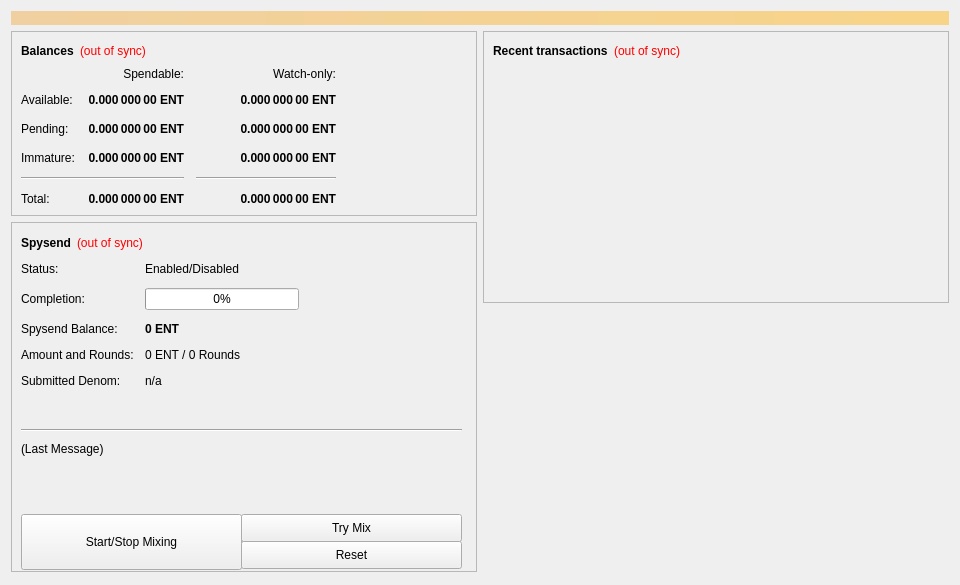
<?xml version="1.0" encoding="UTF-8"?>
<ui version="4.0">
 <class>OverviewPage</class>
 <widget class="QWidget" name="OverviewPage">
  <property name="geometry">
   <rect>
    <x>0</x>
    <y>0</y>
    <width>960</width>
    <height>585</height>
   </rect>
  </property>
  <property name="minimumSize">
   <size>
    <width>960</width>
    <height>0</height>
   </size>
  </property>
  <property name="windowTitle">
   <string>Form</string>
  </property>
  <layout class="QVBoxLayout" name="topLayout">
   <item>
    <widget class="QLabel" name="labelAlerts">
     <property name="visible">
      <bool>false</bool>
     </property>
     <property name="styleSheet">
      <string notr="true">background-color: qlineargradient(x1: 0, y1: 0, x2: 1, y2: 0, stop:0 #F0D0A0, stop:1 #F8D488); color:#000000;</string>
     </property>
     <property name="wordWrap">
      <bool>true</bool>
     </property>
     <property name="margin">
      <number>3</number>
     </property>
    </widget>
   </item>
   <item>
    <layout class="QHBoxLayout" name="horizontalLayout" stretch="1,1">
     <item>
      <layout class="QVBoxLayout" name="verticalLayout_2">
       <item>
        <widget class="QFrame" name="frame">
         <property name="frameShape">
          <enum>QFrame::StyledPanel</enum>
         </property>
         <property name="frameShadow">
          <enum>QFrame::Raised</enum>
         </property>
         <layout class="QVBoxLayout" name="verticalLayout_4">
          <item>
           <layout class="QHBoxLayout" name="horizontalLayout_4">
            <item>
             <widget class="QLabel" name="label_5">
              <property name="font">
               <font>
                <weight>75</weight>
                <bold>true</bold>
               </font>
              </property>
              <property name="text">
               <string>Balances</string>
              </property>
             </widget>
            </item>
            <item>
             <widget class="QLabel" name="labelWalletStatus">
              <property name="cursor">
               <cursorShape>WhatsThisCursor</cursorShape>
              </property>
              <property name="toolTip">
               <string>The displayed information may be out of date. Your wallet automatically synchronizes with the Eternity network after a connection is established, but this process has not completed yet.</string>
              </property>
              <property name="styleSheet">
               <string notr="true">QLabel { color: red; }</string>
              </property>
              <property name="text">
               <string notr="true">(out of sync)</string>
              </property>
              <property name="alignment">
               <set>Qt::AlignLeading|Qt::AlignLeft|Qt::AlignVCenter</set>
              </property>
             </widget>
            </item>
            <item>
             <spacer name="horizontalSpacer_3">
              <property name="orientation">
               <enum>Qt::Horizontal</enum>
              </property>
              <property name="sizeHint" stdset="0">
               <size>
                <width>40</width>
                <height>20</height>
               </size>
              </property>
             </spacer>
            </item>
           </layout>
          </item>
          <item>
           <layout class="QGridLayout" name="gridLayout">
            <property name="spacing">
             <number>12</number>
            </property>
            <item row="2" column="2">
             <widget class="QLabel" name="labelWatchPending">
              <property name="font">
               <font>
                <weight>75</weight>
                <bold>true</bold>
               </font>
              </property>
              <property name="cursor">
               <cursorShape>IBeamCursor</cursorShape>
              </property>
              <property name="toolTip">
               <string>Unconfirmed transactions to watch-only addresses</string>
              </property>
              <property name="text">
               <string notr="true">0.000 000 00 ENT</string>
              </property>
              <property name="alignment">
               <set>Qt::AlignRight|Qt::AlignTrailing|Qt::AlignVCenter</set>
              </property>
              <property name="textInteractionFlags">
               <set>Qt::LinksAccessibleByMouse|Qt::TextSelectableByKeyboard|Qt::TextSelectableByMouse</set>
              </property>
             </widget>
            </item>
            <item row="2" column="1">
             <widget class="QLabel" name="labelUnconfirmed">
              <property name="font">
               <font>
                <weight>75</weight>
                <bold>true</bold>
               </font>
              </property>
              <property name="cursor">
               <cursorShape>IBeamCursor</cursorShape>
              </property>
              <property name="toolTip">
               <string>Total of transactions that have yet to be confirmed, and do not yet count toward the spendable balance</string>
              </property>
              <property name="text">
               <string notr="true">0.000 000 00 ENT</string>
              </property>
              <property name="alignment">
               <set>Qt::AlignRight|Qt::AlignTrailing|Qt::AlignVCenter</set>
              </property>
              <property name="textInteractionFlags">
               <set>Qt::LinksAccessibleByMouse|Qt::TextSelectableByKeyboard|Qt::TextSelectableByMouse</set>
              </property>
             </widget>
            </item>
            <item row="3" column="2">
             <widget class="QLabel" name="labelWatchImmature">
              <property name="font">
               <font>
                <weight>75</weight>
                <bold>true</bold>
               </font>
              </property>
              <property name="cursor">
               <cursorShape>IBeamCursor</cursorShape>
              </property>
              <property name="toolTip">
               <string>Mined balance in watch-only addresses that has not yet matured</string>
              </property>
              <property name="text">
               <string notr="true">0.000 000 00 ENT</string>
              </property>
              <property name="alignment">
               <set>Qt::AlignRight|Qt::AlignTrailing|Qt::AlignVCenter</set>
              </property>
              <property name="textInteractionFlags">
               <set>Qt::LinksAccessibleByMouse|Qt::TextSelectableByKeyboard|Qt::TextSelectableByMouse</set>
              </property>
             </widget>
            </item>
            <item row="4" column="0" colspan="2">
             <widget class="Line" name="lineSpendableBalance">
              <property name="orientation">
               <enum>Qt::Horizontal</enum>
              </property>
             </widget>
            </item>
            <item row="4" column="2">
             <widget class="Line" name="lineWatchBalance">
              <property name="sizePolicy">
               <sizepolicy hsizetype="Preferred" vsizetype="Fixed">
                <horstretch>0</horstretch>
                <verstretch>0</verstretch>
               </sizepolicy>
              </property>
              <property name="minimumSize">
               <size>
                <width>140</width>
                <height>0</height>
               </size>
              </property>
              <property name="orientation">
               <enum>Qt::Horizontal</enum>
              </property>
             </widget>
            </item>
            <item row="5" column="0">
             <widget class="QLabel" name="labelTotalText">
              <property name="text">
               <string>Total:</string>
              </property>
             </widget>
            </item>
            <item row="3" column="1">
             <widget class="QLabel" name="labelImmature">
              <property name="font">
               <font>
                <weight>75</weight>
                <bold>true</bold>
               </font>
              </property>
              <property name="cursor">
               <cursorShape>IBeamCursor</cursorShape>
              </property>
              <property name="toolTip">
               <string>Mined balance that has not yet matured</string>
              </property>
              <property name="text">
               <string notr="true">0.000 000 00 ENT</string>
              </property>
              <property name="alignment">
               <set>Qt::AlignRight|Qt::AlignTrailing|Qt::AlignVCenter</set>
              </property>
              <property name="textInteractionFlags">
               <set>Qt::LinksAccessibleByMouse|Qt::TextSelectableByKeyboard|Qt::TextSelectableByMouse</set>
              </property>
             </widget>
            </item>
            <item row="2" column="3">
             <spacer name="horizontalSpacer_2">
              <property name="orientation">
               <enum>Qt::Horizontal</enum>
              </property>
              <property name="sizeHint" stdset="0">
               <size>
                <width>40</width>
                <height>20</height>
               </size>
              </property>
             </spacer>
            </item>
            <item row="3" column="0">
             <widget class="QLabel" name="labelImmatureText">
              <property name="text">
               <string>Immature:</string>
              </property>
             </widget>
            </item>
            <item row="5" column="1">
             <widget class="QLabel" name="labelTotal">
              <property name="font">
               <font>
                <weight>75</weight>
                <bold>true</bold>
               </font>
              </property>
              <property name="cursor">
               <cursorShape>IBeamCursor</cursorShape>
              </property>
              <property name="toolTip">
               <string>Your current total balance</string>
              </property>
              <property name="text">
               <string notr="true">0.000 000 00 ENT</string>
              </property>
              <property name="alignment">
               <set>Qt::AlignRight|Qt::AlignTrailing|Qt::AlignVCenter</set>
              </property>
              <property name="textInteractionFlags">
               <set>Qt::LinksAccessibleByMouse|Qt::TextSelectableByKeyboard|Qt::TextSelectableByMouse</set>
              </property>
             </widget>
            </item>
            <item row="5" column="2">
             <widget class="QLabel" name="labelWatchTotal">
              <property name="font">
               <font>
                <weight>75</weight>
                <bold>true</bold>
               </font>
              </property>
              <property name="cursor">
               <cursorShape>IBeamCursor</cursorShape>
              </property>
              <property name="toolTip">
               <string>Current total balance in watch-only addresses</string>
              </property>
              <property name="text">
               <string notr="true">0.000 000 00 ENT</string>
              </property>
              <property name="alignment">
               <set>Qt::AlignRight|Qt::AlignTrailing|Qt::AlignVCenter</set>
              </property>
              <property name="textInteractionFlags">
               <set>Qt::LinksAccessibleByMouse|Qt::TextSelectableByKeyboard|Qt::TextSelectableByMouse</set>
              </property>
             </widget>
            </item>
            <item row="0" column="2">
             <widget class="QLabel" name="labelWatchonly">
              <property name="text">
               <string>Watch-only:</string>
              </property>
              <property name="alignment">
               <set>Qt::AlignRight|Qt::AlignTrailing|Qt::AlignVCenter</set>
              </property>
             </widget>
            </item>
            <item row="1" column="0">
             <widget class="QLabel" name="labelBalanceText">
              <property name="text">
               <string>Available:</string>
              </property>
             </widget>
            </item>
            <item row="1" column="1">
             <widget class="QLabel" name="labelBalance">
              <property name="font">
               <font>
                <weight>75</weight>
                <bold>true</bold>
               </font>
              </property>
              <property name="cursor">
               <cursorShape>IBeamCursor</cursorShape>
              </property>
              <property name="toolTip">
               <string>Your current spendable balance</string>
              </property>
              <property name="text">
               <string notr="true">0.000 000 00 ENT</string>
              </property>
              <property name="alignment">
               <set>Qt::AlignRight|Qt::AlignTrailing|Qt::AlignVCenter</set>
              </property>
              <property name="textInteractionFlags">
               <set>Qt::LinksAccessibleByMouse|Qt::TextSelectableByKeyboard|Qt::TextSelectableByMouse</set>
              </property>
             </widget>
            </item>
            <item row="1" column="2">
             <widget class="QLabel" name="labelWatchAvailable">
              <property name="font">
               <font>
                <weight>75</weight>
                <bold>true</bold>
               </font>
              </property>
              <property name="cursor">
               <cursorShape>IBeamCursor</cursorShape>
              </property>
              <property name="toolTip">
               <string>Your current balance in watch-only addresses</string>
              </property>
              <property name="text">
               <string notr="true">0.000 000 00 ENT</string>
              </property>
              <property name="alignment">
               <set>Qt::AlignRight|Qt::AlignTrailing|Qt::AlignVCenter</set>
              </property>
              <property name="textInteractionFlags">
               <set>Qt::LinksAccessibleByMouse|Qt::TextSelectableByKeyboard|Qt::TextSelectableByMouse</set>
              </property>
             </widget>
            </item>
            <item row="2" column="0">
             <widget class="QLabel" name="labelPendingText">
              <property name="text">
               <string>Pending:</string>
              </property>
             </widget>
            </item>
            <item row="0" column="1">
             <widget class="QLabel" name="labelSpendable">
              <property name="text">
               <string>Spendable:</string>
              </property>
              <property name="alignment">
               <set>Qt::AlignRight|Qt::AlignTrailing|Qt::AlignVCenter</set>
              </property>
             </widget>
            </item>
           </layout>
          </item>
         </layout>
        </widget>
       </item>
       <item>
        <widget class="QFrame" name="frameSpysend">
         <property name="minimumSize">
          <size>
           <width>0</width>
           <height>350</height>
          </size>
         </property>
         <property name="layoutDirection">
          <enum>Qt::LeftToRight</enum>
         </property>
         <property name="frameShape">
          <enum>QFrame::StyledPanel</enum>
         </property>
         <property name="frameShadow">
          <enum>QFrame::Raised</enum>
         </property>
         <widget class="QWidget" name="formLayoutWidget">
          <property name="geometry">
           <rect>
            <x>10</x>
            <y>40</y>
            <width>451</width>
            <height>161</height>
           </rect>
          </property>
          <layout class="QFormLayout" name="formLayout">
           <property name="fieldGrowthPolicy">
            <enum>QFormLayout::AllNonFixedFieldsGrow</enum>
           </property>
           <property name="horizontalSpacing">
            <number>11</number>
           </property>
           <property name="verticalSpacing">
            <number>12</number>
           </property>
           <item row="0" column="0">
            <widget class="QLabel" name="label_6">
             <property name="text">
              <string>Status:</string>
             </property>
            </widget>
           </item>
           <item row="1" column="0">
            <widget class="QLabel" name="label_7">
             <property name="text">
              <string>Completion:</string>
             </property>
            </widget>
           </item>
           <item row="1" column="1">
            <widget class="QProgressBar" name="spysendProgress">
             <property name="maximumSize">
              <size>
               <width>154</width>
               <height>16777215</height>
              </size>
             </property>
             <property name="value">
              <number>0</number>
             </property>
            </widget>
           </item>
           <item row="2" column="0">
            <widget class="QLabel" name="labelAnonymizedText">
             <property name="text">
              <string>Spysend Balance:</string>
             </property>
            </widget>
           </item>
           <item row="2" column="1">
            <widget class="QLabel" name="labelAnonymized">
             <property name="font">
              <font>
               <weight>75</weight>
               <bold>true</bold>
              </font>
             </property>
             <property name="text">
              <string notr="true">0 ENT</string>
             </property>
            </widget>
           </item>
           <item row="3" column="0">
            <widget class="QLabel" name="label_8">
             <property name="text">
              <string>Amount and Rounds:</string>
             </property>
            </widget>
           </item>
           <item row="3" column="1">
            <widget class="QLabel" name="labelAmountRounds">
             <property name="text">
              <string>0 ENT / 0 Rounds</string>
             </property>
            </widget>
           </item>
           <item row="4" column="0">
            <widget class="QLabel" name="label_9">
             <property name="text">
              <string>Submitted Denom:</string>
             </property>
            </widget>
           </item>
           <item row="4" column="1">
            <widget class="QLabel" name="labelSubmittedDenom">
             <property name="toolTip">
              <string>The denominations you submitted to the Eternitynode.&lt;br&gt;To mix, other users must submit the exact same denominations.</string>
             </property>
             <property name="text">
              <string>n/a</string>
             </property>
            </widget>
           </item>
           <item row="0" column="1">
            <widget class="QLabel" name="spysendEnabled">
             <property name="text">
              <string>Enabled/Disabled</string>
             </property>
            </widget>
           </item>
          </layout>
         </widget>
         <widget class="QPushButton" name="runAutoDenom">
          <property name="geometry">
           <rect>
            <x>251</x>
            <y>17</y>
            <width>1</width>
            <height>1</height>
           </rect>
          </property>
          <property name="palette">
           <palette>
            <active>
             <colorrole role="WindowText">
              <brush brushstyle="SolidPattern">
               <color alpha="255">
                <red>0</red>
                <green>0</green>
                <blue>0</blue>
               </color>
              </brush>
             </colorrole>
             <colorrole role="Button">
              <brush brushstyle="SolidPattern">
               <color alpha="255">
                <red>239</red>
                <green>238</green>
                <blue>238</blue>
               </color>
              </brush>
             </colorrole>
             <colorrole role="Light">
              <brush brushstyle="SolidPattern">
               <color alpha="255">
                <red>255</red>
                <green>255</green>
                <blue>255</blue>
               </color>
              </brush>
             </colorrole>
             <colorrole role="Midlight">
              <brush brushstyle="SolidPattern">
               <color alpha="255">
                <red>247</red>
                <green>246</green>
                <blue>246</blue>
               </color>
              </brush>
             </colorrole>
             <colorrole role="Dark">
              <brush brushstyle="SolidPattern">
               <color alpha="255">
                <red>119</red>
                <green>119</green>
                <blue>119</blue>
               </color>
              </brush>
             </colorrole>
             <colorrole role="Mid">
              <brush brushstyle="SolidPattern">
               <color alpha="255">
                <red>159</red>
                <green>159</green>
                <blue>159</blue>
               </color>
              </brush>
             </colorrole>
             <colorrole role="Text">
              <brush brushstyle="SolidPattern">
               <color alpha="255">
                <red>0</red>
                <green>0</green>
                <blue>0</blue>
               </color>
              </brush>
             </colorrole>
             <colorrole role="BrightText">
              <brush brushstyle="SolidPattern">
               <color alpha="255">
                <red>255</red>
                <green>255</green>
                <blue>255</blue>
               </color>
              </brush>
             </colorrole>
             <colorrole role="ButtonText">
              <brush brushstyle="SolidPattern">
               <color alpha="255">
                <red>0</red>
                <green>0</green>
                <blue>0</blue>
               </color>
              </brush>
             </colorrole>
             <colorrole role="Base">
              <brush brushstyle="SolidPattern">
               <color alpha="255">
                <red>255</red>
                <green>255</green>
                <blue>255</blue>
               </color>
              </brush>
             </colorrole>
             <colorrole role="Window">
              <brush brushstyle="SolidPattern">
               <color alpha="255">
                <red>239</red>
                <green>238</green>
                <blue>238</blue>
               </color>
              </brush>
             </colorrole>
             <colorrole role="Shadow">
              <brush brushstyle="SolidPattern">
               <color alpha="255">
                <red>0</red>
                <green>0</green>
                <blue>0</blue>
               </color>
              </brush>
             </colorrole>
             <colorrole role="AlternateBase">
              <brush brushstyle="SolidPattern">
               <color alpha="255">
                <red>247</red>
                <green>246</green>
                <blue>246</blue>
               </color>
              </brush>
             </colorrole>
             <colorrole role="ToolTipBase">
              <brush brushstyle="SolidPattern">
               <color alpha="255">
                <red>255</red>
                <green>255</green>
                <blue>220</blue>
               </color>
              </brush>
             </colorrole>
             <colorrole role="ToolTipText">
              <brush brushstyle="SolidPattern">
               <color alpha="255">
                <red>0</red>
                <green>0</green>
                <blue>0</blue>
               </color>
              </brush>
             </colorrole>
            </active>
            <inactive>
             <colorrole role="WindowText">
              <brush brushstyle="SolidPattern">
               <color alpha="255">
                <red>0</red>
                <green>0</green>
                <blue>0</blue>
               </color>
              </brush>
             </colorrole>
             <colorrole role="Button">
              <brush brushstyle="SolidPattern">
               <color alpha="255">
                <red>239</red>
                <green>238</green>
                <blue>238</blue>
               </color>
              </brush>
             </colorrole>
             <colorrole role="Light">
              <brush brushstyle="SolidPattern">
               <color alpha="255">
                <red>255</red>
                <green>255</green>
                <blue>255</blue>
               </color>
              </brush>
             </colorrole>
             <colorrole role="Midlight">
              <brush brushstyle="SolidPattern">
               <color alpha="255">
                <red>247</red>
                <green>246</green>
                <blue>246</blue>
               </color>
              </brush>
             </colorrole>
             <colorrole role="Dark">
              <brush brushstyle="SolidPattern">
               <color alpha="255">
                <red>119</red>
                <green>119</green>
                <blue>119</blue>
               </color>
              </brush>
             </colorrole>
             <colorrole role="Mid">
              <brush brushstyle="SolidPattern">
               <color alpha="255">
                <red>159</red>
                <green>159</green>
                <blue>159</blue>
               </color>
              </brush>
             </colorrole>
             <colorrole role="Text">
              <brush brushstyle="SolidPattern">
               <color alpha="255">
                <red>0</red>
                <green>0</green>
                <blue>0</blue>
               </color>
              </brush>
             </colorrole>
             <colorrole role="BrightText">
              <brush brushstyle="SolidPattern">
               <color alpha="255">
                <red>255</red>
                <green>255</green>
                <blue>255</blue>
               </color>
              </brush>
             </colorrole>
             <colorrole role="ButtonText">
              <brush brushstyle="SolidPattern">
               <color alpha="255">
                <red>0</red>
                <green>0</green>
                <blue>0</blue>
               </color>
              </brush>
             </colorrole>
             <colorrole role="Base">
              <brush brushstyle="SolidPattern">
               <color alpha="255">
                <red>255</red>
                <green>255</green>
                <blue>255</blue>
               </color>
              </brush>
             </colorrole>
             <colorrole role="Window">
              <brush brushstyle="SolidPattern">
               <color alpha="255">
                <red>239</red>
                <green>238</green>
                <blue>238</blue>
               </color>
              </brush>
             </colorrole>
             <colorrole role="Shadow">
              <brush brushstyle="SolidPattern">
               <color alpha="255">
                <red>0</red>
                <green>0</green>
                <blue>0</blue>
               </color>
              </brush>
             </colorrole>
             <colorrole role="AlternateBase">
              <brush brushstyle="SolidPattern">
               <color alpha="255">
                <red>247</red>
                <green>246</green>
                <blue>246</blue>
               </color>
              </brush>
             </colorrole>
             <colorrole role="ToolTipBase">
              <brush brushstyle="SolidPattern">
               <color alpha="255">
                <red>255</red>
                <green>255</green>
                <blue>220</blue>
               </color>
              </brush>
             </colorrole>
             <colorrole role="ToolTipText">
              <brush brushstyle="SolidPattern">
               <color alpha="255">
                <red>0</red>
                <green>0</green>
                <blue>0</blue>
               </color>
              </brush>
             </colorrole>
            </inactive>
            <disabled>
             <colorrole role="WindowText">
              <brush brushstyle="SolidPattern">
               <color alpha="255">
                <red>119</red>
                <green>119</green>
                <blue>119</blue>
               </color>
              </brush>
             </colorrole>
             <colorrole role="Button">
              <brush brushstyle="SolidPattern">
               <color alpha="255">
                <red>239</red>
                <green>238</green>
                <blue>238</blue>
               </color>
              </brush>
             </colorrole>
             <colorrole role="Light">
              <brush brushstyle="SolidPattern">
               <color alpha="255">
                <red>255</red>
                <green>255</green>
                <blue>255</blue>
               </color>
              </brush>
             </colorrole>
             <colorrole role="Midlight">
              <brush brushstyle="SolidPattern">
               <color alpha="255">
                <red>247</red>
                <green>246</green>
                <blue>246</blue>
               </color>
              </brush>
             </colorrole>
             <colorrole role="Dark">
              <brush brushstyle="SolidPattern">
               <color alpha="255">
                <red>119</red>
                <green>119</green>
                <blue>119</blue>
               </color>
              </brush>
             </colorrole>
             <colorrole role="Mid">
              <brush brushstyle="SolidPattern">
               <color alpha="255">
                <red>159</red>
                <green>159</green>
                <blue>159</blue>
               </color>
              </brush>
             </colorrole>
             <colorrole role="Text">
              <brush brushstyle="SolidPattern">
               <color alpha="255">
                <red>119</red>
                <green>119</green>
                <blue>119</blue>
               </color>
              </brush>
             </colorrole>
             <colorrole role="BrightText">
              <brush brushstyle="SolidPattern">
               <color alpha="255">
                <red>255</red>
                <green>255</green>
                <blue>255</blue>
               </color>
              </brush>
             </colorrole>
             <colorrole role="ButtonText">
              <brush brushstyle="SolidPattern">
               <color alpha="255">
                <red>119</red>
                <green>119</green>
                <blue>119</blue>
               </color>
              </brush>
             </colorrole>
             <colorrole role="Base">
              <brush brushstyle="SolidPattern">
               <color alpha="255">
                <red>239</red>
                <green>238</green>
                <blue>238</blue>
               </color>
              </brush>
             </colorrole>
             <colorrole role="Window">
              <brush brushstyle="SolidPattern">
               <color alpha="255">
                <red>239</red>
                <green>238</green>
                <blue>238</blue>
               </color>
              </brush>
             </colorrole>
             <colorrole role="Shadow">
              <brush brushstyle="SolidPattern">
               <color alpha="255">
                <red>0</red>
                <green>0</green>
                <blue>0</blue>
               </color>
              </brush>
             </colorrole>
             <colorrole role="AlternateBase">
              <brush brushstyle="SolidPattern">
               <color alpha="255">
                <red>239</red>
                <green>238</green>
                <blue>238</blue>
               </color>
              </brush>
             </colorrole>
             <colorrole role="ToolTipBase">
              <brush brushstyle="SolidPattern">
               <color alpha="255">
                <red>255</red>
                <green>255</green>
                <blue>220</blue>
               </color>
              </brush>
             </colorrole>
             <colorrole role="ToolTipText">
              <brush brushstyle="SolidPattern">
               <color alpha="255">
                <red>0</red>
                <green>0</green>
                <blue>0</blue>
               </color>
              </brush>
             </colorrole>
            </disabled>
           </palette>
          </property>
          <property name="focusPolicy">
           <enum>Qt::NoFocus</enum>
          </property>
          <property name="autoFillBackground">
           <bool>true</bool>
          </property>
          <property name="text">
           <string/>
          </property>
          <property name="flat">
           <bool>true</bool>
          </property>
         </widget>
         <widget class="QPushButton" name="toggleSpysend">
          <property name="geometry">
           <rect>
            <x>10</x>
            <y>292</y>
            <width>221</width>
            <height>56</height>
           </rect>
          </property>
          <property name="sizePolicy">
           <sizepolicy hsizetype="MinimumExpanding" vsizetype="Fixed">
            <horstretch>0</horstretch>
            <verstretch>0</verstretch>
           </sizepolicy>
          </property>
          <property name="text">
           <string>Start/Stop Mixing</string>
          </property>
         </widget>
         <widget class="Line" name="lineLastMessage">
          <property name="geometry">
           <rect>
            <x>10</x>
            <y>200</y>
            <width>441</width>
            <height>16</height>
           </rect>
          </property>
          <property name="orientation">
           <enum>Qt::Horizontal</enum>
          </property>
         </widget>
         <widget class="QLabel" name="spysendStatus">
          <property name="geometry">
           <rect>
            <x>10</x>
            <y>220</y>
            <width>451</width>
            <height>61</height>
           </rect>
          </property>
          <property name="minimumSize">
           <size>
            <width>288</width>
            <height>43</height>
           </size>
          </property>
          <property name="text">
           <string>(Last Message)</string>
          </property>
          <property name="alignment">
           <set>Qt::AlignLeading|Qt::AlignLeft|Qt::AlignTop</set>
          </property>
          <property name="wordWrap">
           <bool>true</bool>
          </property>
         </widget>
         <widget class="QPushButton" name="spysendAuto">
          <property name="geometry">
           <rect>
            <x>230</x>
            <y>292</y>
            <width>221</width>
            <height>28</height>
           </rect>
          </property>
          <property name="sizePolicy">
           <sizepolicy hsizetype="MinimumExpanding" vsizetype="Fixed">
            <horstretch>0</horstretch>
            <verstretch>0</verstretch>
           </sizepolicy>
          </property>
          <property name="toolTip">
           <string>Try to manually submit a Spysend request.</string>
          </property>
          <property name="text">
           <string>Try Mix</string>
          </property>
         </widget>
         <widget class="QPushButton" name="spysendReset">
          <property name="geometry">
           <rect>
            <x>230</x>
            <y>319</y>
            <width>221</width>
            <height>28</height>
           </rect>
          </property>
          <property name="sizePolicy">
           <sizepolicy hsizetype="MinimumExpanding" vsizetype="Fixed">
            <horstretch>0</horstretch>
            <verstretch>0</verstretch>
           </sizepolicy>
          </property>
          <property name="toolTip">
           <string>Reset the current status of Spysend (can interrupt Spysend if it's in the process of Mixing, which can cost you money!)</string>
          </property>
          <property name="autoFillBackground">
           <bool>false</bool>
          </property>
          <property name="text">
           <string>Reset</string>
          </property>
         </widget>
         <widget class="QWidget" name="layoutWidget">
          <property name="geometry">
           <rect>
            <x>10</x>
            <y>10</y>
            <width>431</width>
            <height>22</height>
           </rect>
          </property>
          <layout class="QHBoxLayout" name="horizontalLayout_5">
           <item>
            <widget class="QLabel" name="label_2">
             <property name="font">
              <font>
               <weight>75</weight>
               <bold>true</bold>
              </font>
             </property>
             <property name="text">
              <string>Spysend</string>
             </property>
            </widget>
           </item>
           <item>
            <widget class="QLabel" name="labelSpysendSyncStatus">
             <property name="toolTip">
              <string>The displayed information may be out of date. Your wallet automatically synchronizes with the Eternity network after a connection is established, but this process has not completed yet.</string>
             </property>
             <property name="styleSheet">
              <string notr="true">QLabel { color: red; }</string>
             </property>
             <property name="text">
              <string notr="true">(out of sync)</string>
             </property>
             <property name="alignment">
              <set>Qt::AlignLeading|Qt::AlignLeft|Qt::AlignVCenter</set>
             </property>
            </widget>
           </item>
           <item>
            <spacer name="horizontalSpacer_4">
             <property name="orientation">
              <enum>Qt::Horizontal</enum>
             </property>
             <property name="sizeHint" stdset="0">
              <size>
               <width>40</width>
               <height>20</height>
              </size>
             </property>
            </spacer>
           </item>
          </layout>
         </widget>
        </widget>
       </item>
       <item>
        <spacer name="verticalSpacer">
         <property name="orientation">
          <enum>Qt::Vertical</enum>
         </property>
         <property name="sizeHint" stdset="0">
          <size>
           <width>20</width>
           <height>40</height>
          </size>
         </property>
        </spacer>
       </item>
      </layout>
     </item>
     <item>
      <layout class="QVBoxLayout" name="verticalLayout_3">
       <item>
        <widget class="QFrame" name="frame_2">
         <property name="frameShape">
          <enum>QFrame::StyledPanel</enum>
         </property>
         <property name="frameShadow">
          <enum>QFrame::Raised</enum>
         </property>
         <layout class="QVBoxLayout" name="verticalLayout">
          <item>
           <layout class="QHBoxLayout" name="horizontalLayout_2">
            <item>
             <widget class="QLabel" name="label_4">
              <property name="font">
               <font>
                <weight>75</weight>
                <bold>true</bold>
               </font>
              </property>
              <property name="text">
               <string>Recent transactions</string>
              </property>
             </widget>
            </item>
            <item>
             <widget class="QLabel" name="labelTransactionsStatus">
              <property name="cursor">
               <cursorShape>WhatsThisCursor</cursorShape>
              </property>
              <property name="toolTip">
               <string>The displayed information may be out of date. Your wallet automatically synchronizes with the Eternity network after a connection is established, but this process has not completed yet.</string>
              </property>
              <property name="styleSheet">
               <string notr="true">QLabel { color: red; }</string>
              </property>
              <property name="text">
               <string notr="true">(out of sync)</string>
              </property>
              <property name="alignment">
               <set>Qt::AlignRight|Qt::AlignTrailing|Qt::AlignVCenter</set>
              </property>
             </widget>
            </item>
            <item>
             <spacer name="horizontalSpacer">
              <property name="orientation">
               <enum>Qt::Horizontal</enum>
              </property>
              <property name="sizeHint" stdset="0">
               <size>
                <width>40</width>
                <height>20</height>
               </size>
              </property>
             </spacer>
            </item>
           </layout>
          </item>
          <item>
           <widget class="QListView" name="listTransactions">
            <property name="styleSheet">
             <string notr="true">QListView { background: transparent; }</string>
            </property>
            <property name="frameShape">
             <enum>QFrame::NoFrame</enum>
            </property>
            <property name="verticalScrollBarPolicy">
             <enum>Qt::ScrollBarAlwaysOff</enum>
            </property>
            <property name="horizontalScrollBarPolicy">
             <enum>Qt::ScrollBarAlwaysOff</enum>
            </property>
            <property name="selectionMode">
             <enum>QAbstractItemView::NoSelection</enum>
            </property>
           </widget>
          </item>
         </layout>
        </widget>
       </item>
       <item>
        <spacer name="verticalSpacer_2">
         <property name="orientation">
          <enum>Qt::Vertical</enum>
         </property>
         <property name="sizeHint" stdset="0">
          <size>
           <width>20</width>
           <height>40</height>
          </size>
         </property>
        </spacer>
       </item>
      </layout>
     </item>
    </layout>
   </item>
  </layout>
 </widget>
 <resources/>
 <connections/>
</ui>
